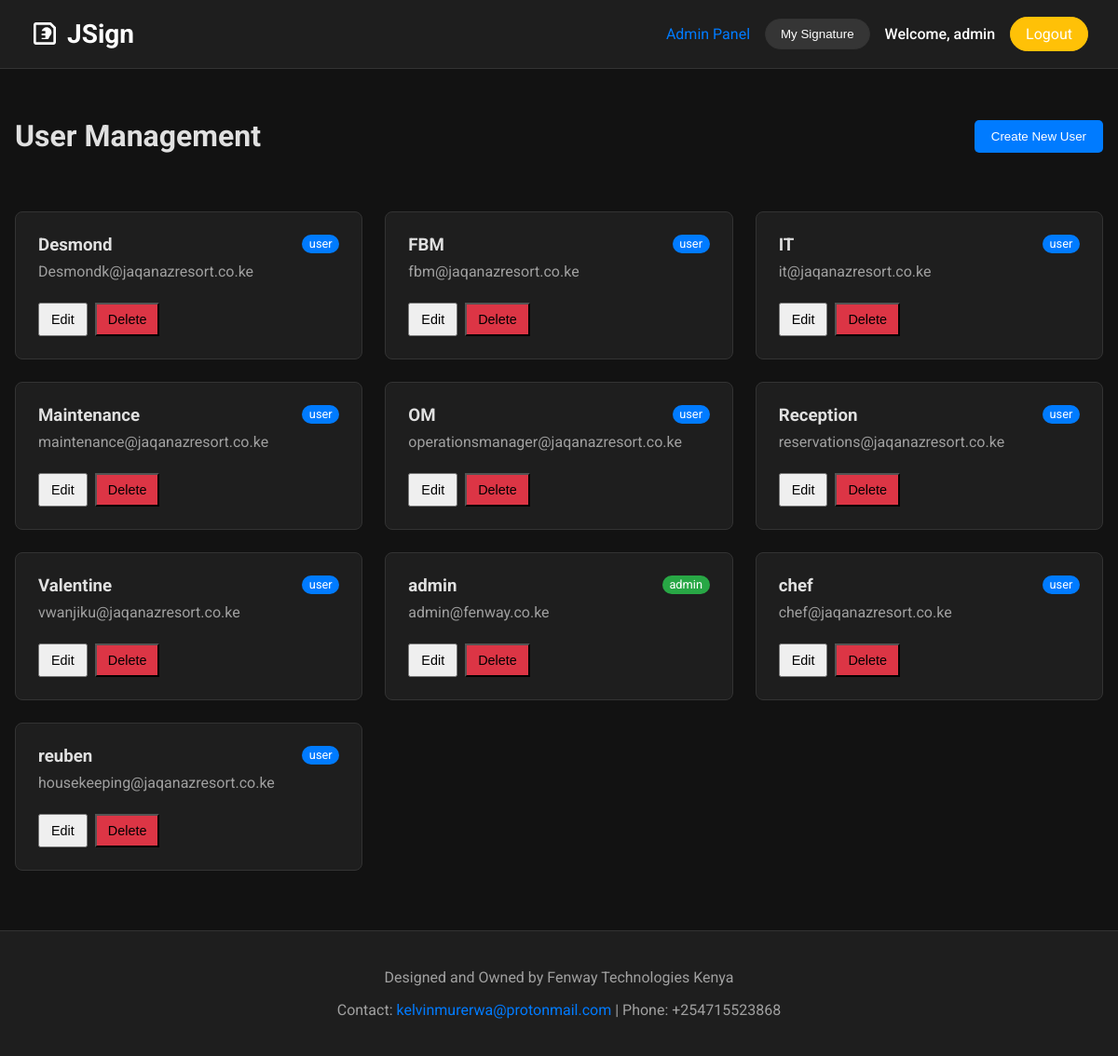
The app's page /admin/dashboard (signed in) with its own data.
### jsign/models.py (models this page shows, shortened)
class User(UserMixin, db.Model):
    id = db.Column(db.Integer, primary_key=True)
    username = db.Column(db.String(150), unique=True, nullable=False)
    email = db.Column(db.String(150), unique=True, nullable=False)
    password_hash = db.Column(db.String(150))
    role = db.Column(db.String(50), nullable=False, default='user')
    documents_uploaded = db.relationship('Document', backref='uploader', lazy=True)
    signatures = db.relationship('Signature', backref='signer', lazy=True, cascade="all, delete-orphan")

### jsign/admin_views.py (the view)
@admin.route('/dashboard')
@login_required
@admin_required
def dashboard():
    users = User.query.order_by(User.username).all()
    return render_template('admin_dashboard.html', users=users)

### jsign/__init__.py (called while the page is built)
def create_app(config_class=Config):
    app = Flask(__name__, instance_relative_config=True)
    app.config.from_object(config_class)
    try:
        os.makedirs(app.instance_path)
    except OSError:
        pass
    try:
        os.makedirs(app.config['UPLOAD_FOLDER'])
    except OSError:
        pass
    db.init_app(app)
    migrate.init_app(app, db)
    login_manager.init_app(app)
    from .models import User
    @login_manager.user_loader
    def load_user(user_id):
        return User.query.get(int(user_id))
    from .auth import auth as auth_blueprint
    app.register_blueprint(auth_blueprint)
    from .views import views as views_blueprint
    app.register_blueprint(views_blueprint)
    from .admin_views import admin as admin_blueprint
    app.register_blueprint(admin_blueprint, url_prefix='/admin')
    return app

### jsign/admin_views.py (called while the page is built)
def admin_required(f):
    @wraps(f)
    def decorated_function(*args, **kwargs):
        if not current_user.is_authenticated or current_user.role != 'admin':
            abort(403)
        return f(*args, **kwargs)
    return decorated_function

### jsign/templates/admin_dashboard.html (shortened to what this page needs)
{% extends "base.html" %}
{% block content %}
<div class="container">
    <header class="main-header">
        <h1>User Management</h1>
        <button id="create-user-modal-btn" class="btn-primary">Create New User</button>
    </header>
    <div class="document-grid">
        {% for user in users %}
        <div class="user-card">
            <div class="user-card-header">
                <h3>{{ user.username }}</h3>
                <span class="user-card-role {% if user.role == 'admin' %}admin{% endif %}">{{ user.role }}</span>
            </div>
            <p>{{ user.email }}</p>
            <div class="user-card-actions">
              <button class="edit-user-btn"
        data-user-id="{{ user.id }}"
        data-username="{{ user.username }}"
        data-email="{{ user.email }}"
        data-role="{{ user.role }}">Edit</button>
                <form action="{{ url_for('admin.delete_user', user_id=user.id) }}" method="POST" onsubmit="return confirm('Are you sure you want to delete this user? This cannot be undone.');">
                    <button type="submit" class="btn-danger">Delete</button>
                </form>
            </div>
        </div>
        {% endfor %}
    </div>
</div>
{% endblock %}

### jsign/templates/base.html (shortened to what this page needs)
<!DOCTYPE html>
<html lang="en">
<head>
    <link rel="stylesheet" href="{{ url_for('static', filename='css/style.css') }}">
</head>
<body>
    <nav class="top-nav">
        <div class="nav-brand">
            <h1><a href="{{ url_for('views.index') }}">JSign</a></h1>
        </div>
        <div class="nav-links">
            {% if current_user.is_authenticated %}
                {% if current_user.role == 'admin' %}
                    <a href="{{ url_for('admin.dashboard') }}">Admin Panel</a>
                {% endif %}
                <button id="my-signature-btn" class="nav-button">My Signature</button>
                <span class="user-info">Welcome, {{ current_user.username }}</span>
                <a href="{{ url_for('auth.logout') }}" class="nav-button logout">Logout</a>
            {% else %}
                <a href="{{ url_for('auth.login') }}">Login</a>
            {% endif %}
        </div>
    </nav>
    <main class="main-container">
        {% block content %}{% endblock %}
    </main>
    <footer class="main-footer">
        <p>Designed and Owned by Fenway Technologies Kenya</p>
        <p>Contact: <a href="mailto:kelvinmurerwa@protonmail.com">kelvinmurerwa@protonmail.com</a> | Phone: +254715523868</p>
    </footer>
</body>
</html>

### jsign/static/css/style.css (style rules this page uses)
:root { --primary-blue: #007bff; --secondary-blue: #0056b3; --success-green: #28a745; --danger-red: #dc3545; --warning-yellow: #ffc107; --background-dark: #121212; --surface-dark: #1e1e1e; --primary-text: #e0e0e0; --secondary-text: #a0a0a0; --border-color: #333; --font-family: 'Roboto', sans-serif; }
body { font-family: var(--font-family); margin: 0; background-color: var(--background-dark); color: var(--primary-text); display: flex; flex-direction: column; min-height: 100vh; }
.main-container { flex-grow: 1; }
button { cursor: pointer; }
a { color: var(--primary-blue); text-decoration: none; }
.top-nav { background-color: var(--surface-dark); border-bottom: 1px solid var(--border-color); color: white; padding: 0 2rem; display: flex; justify-content: space-between; align-items: center; }
.nav-brand { display: flex; align-items: center; gap: 0.5rem; }
.nav-brand h1 a { color: white; text-decoration: none; font-size: 1.75rem; }
.nav-links { display: flex; align-items: center; gap: 1rem; }
.nav-links .user-info { font-weight: 500; }
.nav-button { background-color: rgba(255,255,255,0.1); border: 1px solid var(--border-color); color: white; padding: 0.5rem 1rem; border-radius: 20px; transition: background-color 0.3s; }
.nav-button.logout { background-color: var(--warning-yellow); border-color: var(--warning-yellow); color: var(--dark-grey); }
.container { max-width: 1200px; margin: 2rem auto; padding: 0 1rem; }
.main-header { display: flex; justify-content: space-between; align-items: center; padding-bottom: 1rem; margin-bottom: 1.5rem; }
.btn-primary { background-color: var(--primary-blue); color: white; border: none; padding: 10px 18px; border-radius: 5px; font-weight: 500; transition: background-color 0.3s; }
.btn-danger { background-color: var(--danger-red); }
.document-grid { display: grid; grid-template-columns: repeat(auto-fill, minmax(300px, 1fr)); gap: 1.5rem; }
.user-card { background: var(--surface-dark); border: 1px solid var(--border-color); border-radius: 8px; padding: 1.5rem; display: flex; flex-direction: column; gap: 0.5rem; }
.user-card-header { display: flex; justify-content: space-between; align-items: flex-start; }
.user-card-header h3 { margin: 0; }
.user-card-role { background: var(--primary-blue); color: white; padding: 0.2em 0.6em; border-radius: 10px; font-size: 0.8rem; }
.user-card-role.admin { background-color: var(--success-green); }
.user-card p { margin: 0; color: var(--secondary-text); }
.user-card-actions { margin-top: 1rem; display: flex; gap: 0.5rem; }
.user-card-actions button, .user-card-actions .btn-danger { padding: 8px 12px; font-size: 0.9rem; }
.main-footer { background-color: var(--surface-dark); border-top: 1px solid var(--border-color); color: var(--secondary-text); text-align: center; padding: 1.5rem; margin-top: 2rem; }
.main-footer a { color: var(--primary-blue); }

### records on screen
User: username "admin", role "admin", email "admin@fenway.co.ke"
User: username "Desmond", role "user", email "Desmondk@jaqanazresort.co.ke"
User: username "FBM", role "user", email "fbm@jaqanazresort.co.ke"
User: username "IT", role "user", email "it@jaqanazresort.co.ke"
User: username "Maintenance", role "user", email "maintenance@jaqanazresort.co.ke"
User: username "OM", role "user", email "operationsmanager@jaqanazresort.co.ke"
User: username "Reception", role "user", email "reservations@jaqanazresort.co.ke"
User: username "Valentine", role "user", email "vwanjiku@jaqanazresort.co.ke"
User: username "chef", role "user", email "chef@jaqanazresort.co.ke"
User: username "reuben", role "user", email "housekeeping@jaqanazresort.co.ke"
